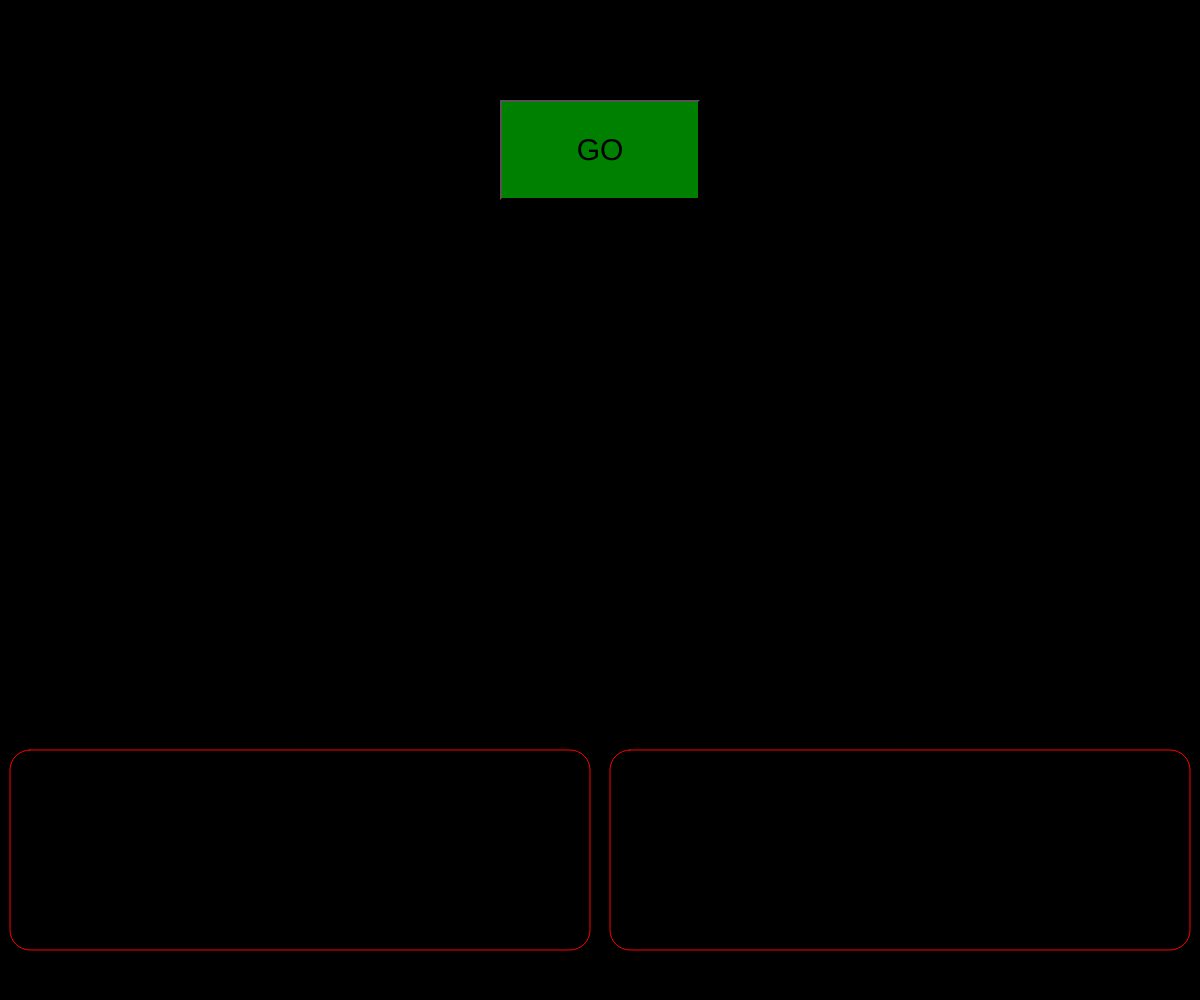
Frame 1 (no input)
Frame 60 (no input): identical to frame 1, image omitted
Frame 120 (the mouse pressed at the canvas centre since frame 60): identical to frame 1, image omitted

The p5.js sketch that drew this single still picture (run headless with seeded random() and noise() and a simulated clock; from frame 60 on, the mouse is pressed at the canvas centre):

// p5.js sketch
// ── sketch.js
                    /* 
 *  C06 - p5.js Screen Control Simple Robot
 *  Creating a fancy interactive user interface 
 *  capable of communicating via the Browser/Phone's Screen
 *  in p5.js
 *  
 */

var leftMove = false;
var rightMove = false;
var goButton;

var ButtonSize = 200;

function setup() {
  //Values of windowWidth and windowHeight are built in
  createCanvas(windowWidth,windowHeight);
  
  goButton = createButton('GO').size(ButtonSize, ButtonSize/2);
  goButton.position(((windowWidth - ButtonSize) /2) , 100);
  goButton.style('font-size', '30px');
  goButton.style('background-color', color('green'));
  goButton.mousePressed(()  => {
                                  leftMove = true; 
                                  rightMove = true; 
                                  setTimeout(resetMove, 500);
                                })
  // myButton.mouseReleased(() => {leftMove = false; rightMove = false;});
}

function resetMove() {
  leftMove = false; 
  rightMove = false;
}

function draw() {
  background(0);
  stroke('red');
  
  if (leftMove) {
      fill(255);     
      strokeWeight(0); 
  }
  else {
      fill(0);
      strokeWeight(1);
  }
  // Draw a rectangle at (x, y, width, height , rounded corners).
  rect(10, windowHeight - 250 , (windowWidth/2) - 20, 200, 20);
  
  if (rightMove) {
      fill(255);     
      strokeWeight(0); 
  }
  else {
      fill(0);
      strokeWeight(1);
  }
  // Draw a rectangle at (x, y, width, height , rounded corners).
  rect((windowWidth/2) + 10, windowHeight - 250 , (windowWidth/2) - 20, 200, 20);
}
                    
                
